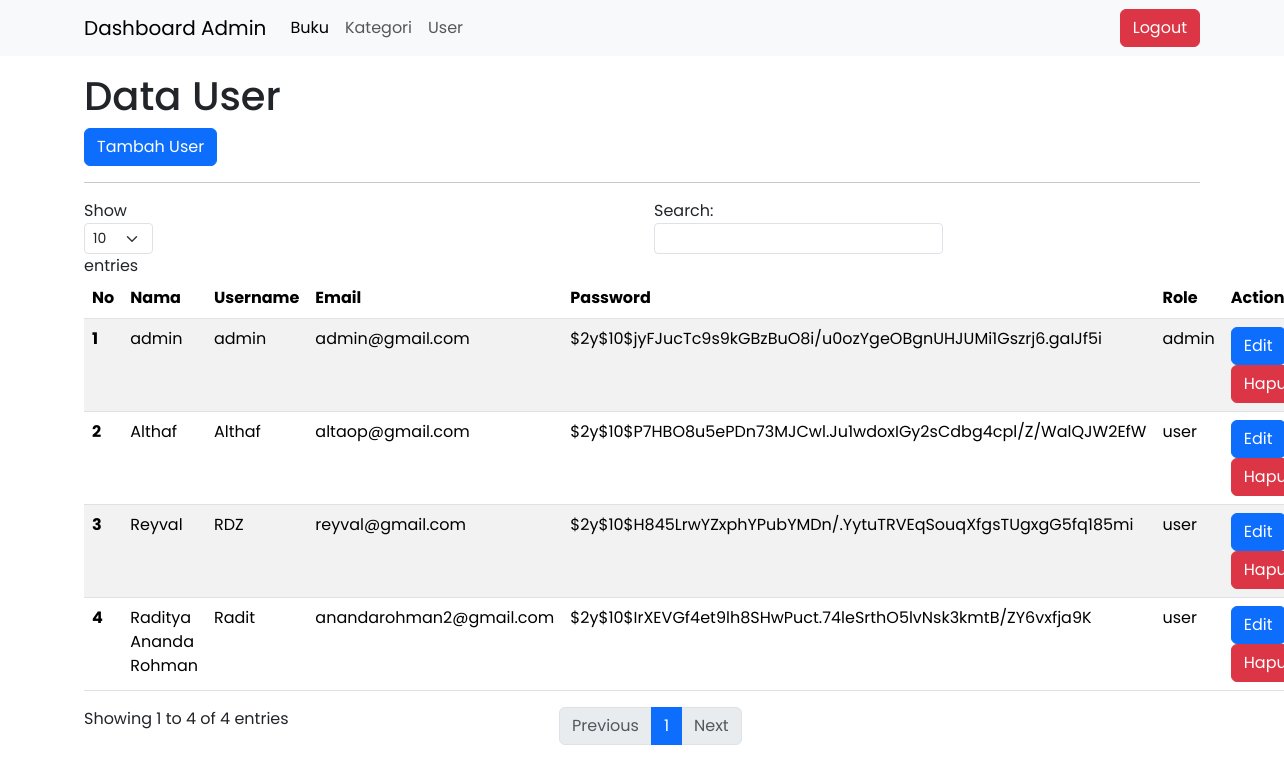
The page /admin/data_user.php (signed in) on the database its author committed.
### tables this page shows
CREATE TABLE `users` (
  `id` int(11) NOT NULL,
  `nama` varchar(50) NOT NULL,
  `username` varchar(50) NOT NULL,
  `email` varchar(50) NOT NULL,
  `password` varchar(255) NOT NULL,
  `role` enum('admin','user') NOT NULL
);

### config/controller.php (called while the page is built, shortened)
<?php
function select($query)
{
    global $db;
    $result = mysqli_query($db, $query);
    $rows = [];
    while ($row = mysqli_fetch_assoc($result)) {
        $rows[] = $row;
    }
    return $rows;
}

### admin/data_user.php (the view, shortened to what this page needs)
<?php
include "../layouts/admin_header.php";
$users = select("SELECT * FROM users");
?>
<div class="container mt-3">
    <h1>Data User</h1>
    <a href="tambah_user.php" class="btn btn-primary">Tambah User</a>
    <hr>
    <table class="table table-striped" id="table">
        <thead>
            <th scope="col">No</th>
            <th scope="col">Nama</th>
            <th scope="col">Username</th>
            <th scope="col">Email</th>
            <th scope="col">Password</th>
            <th scope="col">Role</th>
            <th scope="col">Action</th>
        </thead>
        <tbody>
            <?php $no = 1 ?>
            <?php foreach ($users as $user) : ?>
                <tr>
                    <th scope="row"><?= $no++ ?></th>
                    <td><?= $user['nama'] ?></td>
                    <td><?= $user['username'] ?></td>
                    <td><?= $user['email'] ?></td>
                    <td><?= $user['password'] ?></td>
                    <td><?= $user['role'] ?></td>
                    <td>
                        <a href="edit_user.php?id_user=<?= $user['id'] ?>" class="btn btn-primary">Edit</a>
                        <a href="hapus_user.php?id_user=<?= $user['id'] ?>" class="btn btn-danger" onclick="return confirm('Yakin Hapus Data?')">Hapus</a>
                    </td>
                </tr>
            <?php endforeach; ?>
        </tbody>
    </table>
</div>
<?php include "../layouts/footer.php" ?>

### layouts/admin_header.php (style rules this page uses)
body { font-family: "Poppins", sans-serif; }

### rows shown on the page
users: nama "admin", username "admin", email "admin@gmail.com", password "$2y$10$jyFJucTc9s9kGBzBuO8i/u0ozYgeOBgnUHJUMi1Gszrj6.gaIJf5i", role "admin"
users: nama "Althaf", username "Althaf", email "altaop@gmail.com", password "$2y$10$P7HBO8u5ePDn73MJCwl.Ju1wdoxIGy2sCdbg4cpl/Z/WalQJW2EfW", role "user"
users: nama "Reyval", username "RDZ", email "reyval@gmail.com", password "$2y$10$H845LrwYZxphYPubYMDn/.YytuTRVEqSouqXfgsTUgxgG5fq185mi", role "user"
users: nama "Raditya Ananda Rohman", username "Radit", email "anandarohman2@gmail.com", password "$2y$10$IrXEVGf4et9lh8SHwPuct.74leSrthO5lvNsk3kmtB/ZY6vxfja9K", role "user"
